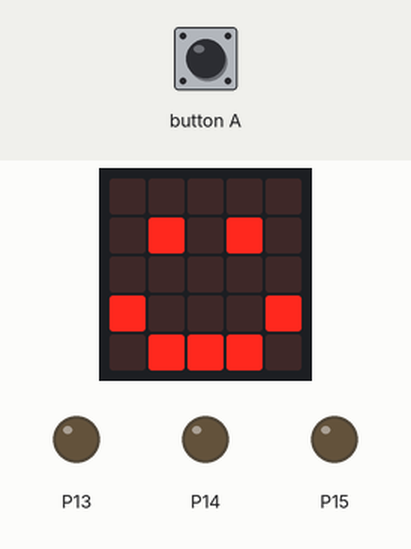
Recording of a program running on a simulated BBC micro:bit (MakeCode). On the bench: the board's 5×5 LED display, output pins drawn as LEDs (lit = HIGH). The inputs (shaded band) are chosen by the test bench. The 48×5 strip is a reading aid, not a part: it shows the text the display is scrolling, unrolled, one strip-width of it at a time.

Above: at 0.1 s.
2.4 s: button A pressed for 0.15 s
At 6.8 s:
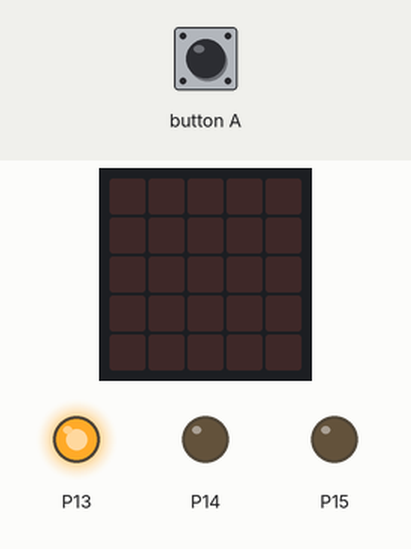
At 12.9 s:
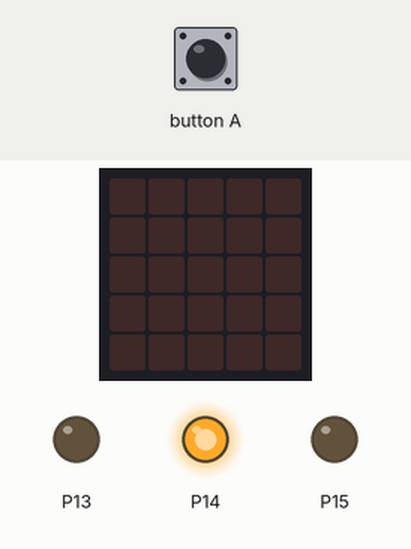
Timing chart, 0 to 20.5 s (numbered marks = the images above; inputs shaded):
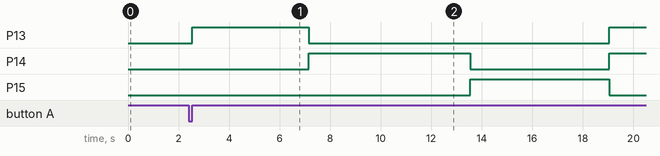

Measured:
- after the input at 2.4 s, P13: LOW → HIGH after 0.15 s, → LOW 4.6 s later, → HIGH 11.9 s later; P14: LOW → HIGH after 4.8 s, → LOW 6.4 s later, → HIGH 5.5 s later; P15: LOW → HIGH after 11.2 s, → LOW 5.5 s later
- what the display in image 1 shows lasts 1.0 s, from 6.2 s to 7.2 s

The program:

main.ts
```typescript
// (licence header left out)
// setup
basic.clearScreen()
basic.showIcon(IconNames.Happy)
basic.pause(500)
basic.clearScreen()

// when Button A is pressed, scroll text and RGB light turned on
input.onButtonPressed(Button.A, function () {
    // Red
    pins.digitalWritePin(DigitalPin.P13, 1)
    pins.digitalWritePin(DigitalPin.P14, 0)
    pins.digitalWritePin(DigitalPin.P15, 0)
    basic.showString("RED")
    basic.pause(1000)

    // Green
    pins.digitalWritePin(DigitalPin.P13, 0)
    pins.digitalWritePin(DigitalPin.P14, 1)
    pins.digitalWritePin(DigitalPin.P15, 0)
    basic.showString("GREEN")
    basic.pause(1000)

    // Blue
    pins.digitalWritePin(DigitalPin.P13, 0)
    pins.digitalWritePin(DigitalPin.P14, 0)
    pins.digitalWritePin(DigitalPin.P15, 1)
    basic.showString("BLUE")
    basic.pause(1000)

    // Yellow (Red + Green)
    pins.digitalWritePin(DigitalPin.P13, 1)
    pins.digitalWritePin(DigitalPin.P14, 1)
    pins.digitalWritePin(DigitalPin.P15, 0)
    basic.showString("YELLOW")
    basic.pause(1000)

    // Cyan (Green + Blue)
    pins.digitalWritePin(DigitalPin.P13, 0)
    pins.digitalWritePin(DigitalPin.P14, 1)
    pins.digitalWritePin(DigitalPin.P15, 1)
    basic.showString("CYAN")
    basic.pause(1000)

    // Magenta (Red + Blue)
    pins.digitalWritePin(DigitalPin.P13, 1)
    pins.digitalWritePin(DigitalPin.P14, 0)
    pins.digitalWritePin(DigitalPin.P15, 1)
    basic.showString("MAGENTA")
    basic.pause(1000)

    // White (Red + Green + Blue)
    pins.digitalWritePin(DigitalPin.P13, 1)
    pins.digitalWritePin(DigitalPin.P14, 1)
    pins.digitalWritePin(DigitalPin.P15, 1)
    basic.showString("WHITE")
    basic.pause(1000)

    // Turn OFF everything
    pins.digitalWritePin(DigitalPin.P13, 0)
    pins.digitalWritePin(DigitalPin.P14, 0)
    pins.digitalWritePin(DigitalPin.P15, 0)
    basic.clearScreen()
})
```
